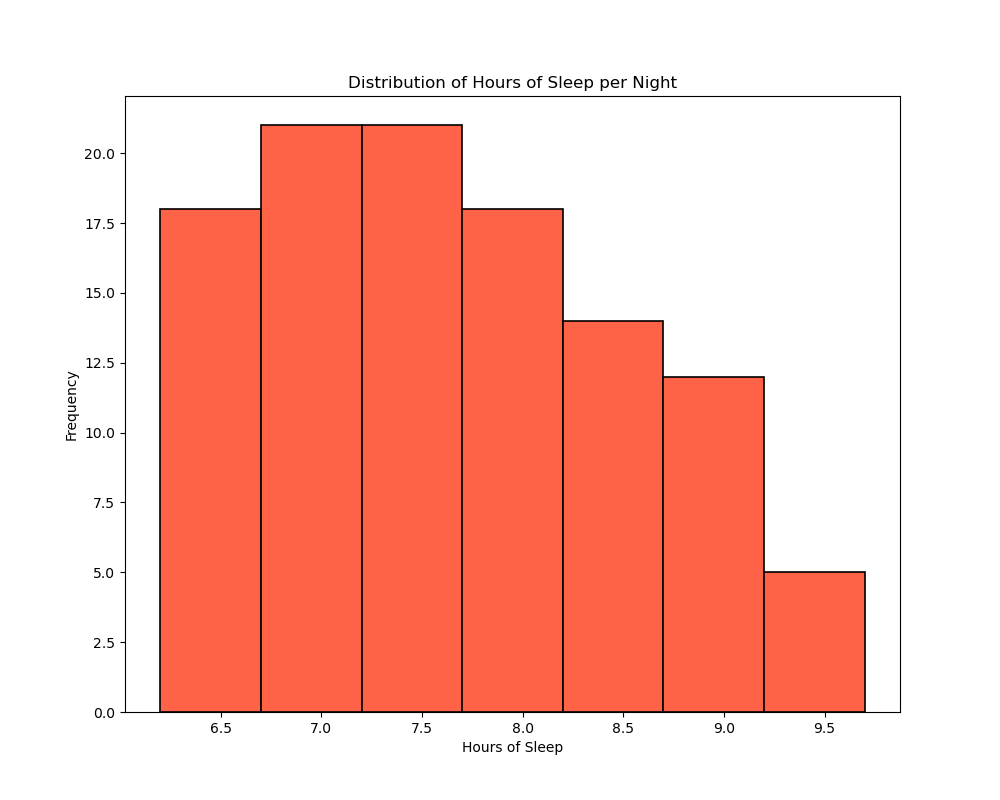

Source code (Python):

import matplotlib.pyplot as plt
import numpy as np

data = [
    6.5, 7, 7.2, 8, 6.8, 7.5, 8.2, 9, 6.9, 7.1, 8.5, 7.4, 6.7, 8.8, 7.8, 8.3, 7.6, 6.6, 7.9, 8.4, 7.3, 6.5, 7.7, 9.1, 
    6.4, 8.6, 7.2, 6.3, 9.3, 8.7, 6.9, 7.0, 8.9, 7.1, 6.2, 9.4, 7.3, 6.4, 7.2, 8.0, 7.5, 9.0, 8.1, 7.6, 6.8, 7.8, 8.4, 
    6.7, 7.9, 8.5, 6.6, 7.3, 8.2, 6.5, 7.4, 8.1, 7.0, 6.9, 9.2, 8.3, 6.3, 7.1, 6.2, 7.8, 8.0, 7.5, 6.8, 7.6, 9.5, 6.4, 
    8.7, 7.7, 6.5, 8.8, 7.4, 6.9, 7.2, 8.6, 7.0, 8.1, 7.3, 9.1, 6.2, 8.4, 7.8, 6.7, 7.9, 9.0, 6.6, 8.2, 7.5, 6.8, 7.6, 
    9.3, 7.1, 8.9, 6.5, 7.7, 8.5, 6.4, 7.2, 8.0, 7.4, 8.3, 7.9, 6.3, 7.0, 6.9, 8.8
]

bin_width = 0.5
bins = np.arange(min(data), max(data) + bin_width, bin_width)

fig, ax = plt.subplots(figsize=(10, 8))

ax.hist(data, bins=bins, color='#FF6347', edgecolor='#000000', linewidth=1.2)

ax.set_title('Distribution of Hours of Sleep per Night')
ax.set_xlabel('Hours of Sleep')
ax.set_ylabel('Frequency')

plt.show()
